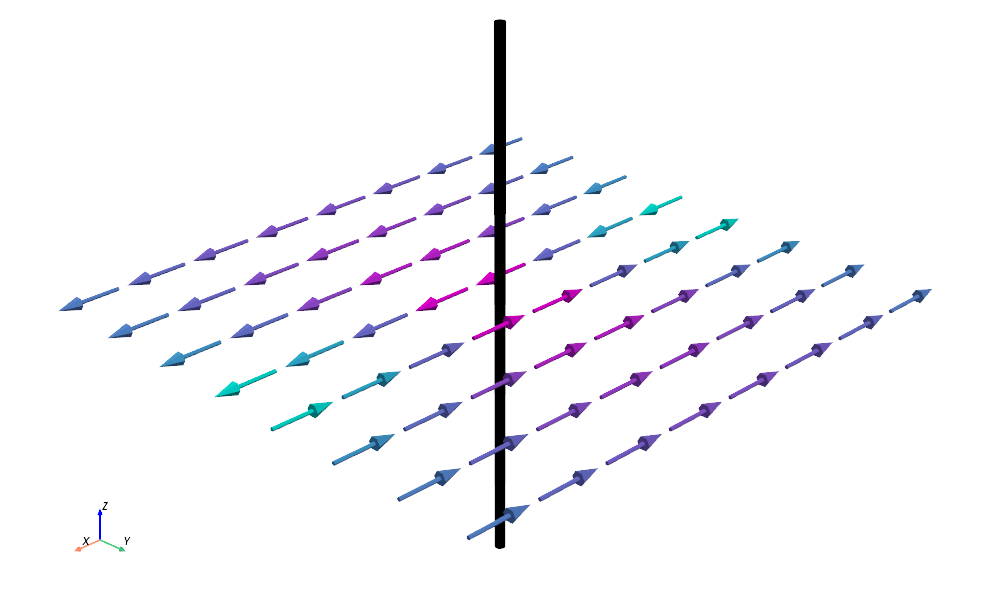

Write Python code to recreate this figure.
import numpy as np
import pyvista as pv

# --- Konstanten ---
I = 1  # Strom in A
mu_0 = 4 * np.pi * 1e-7  # Vakuumpermeabilität

# --- Gitter in z=0-Ebene ---
x = np.linspace(-1, 1, 8)
y = np.linspace(-1, 1, 8)
X, Y = np.meshgrid(x, y)
Z = np.zeros_like(X)

R = np.sqrt(X**2 + Y**2)
R[R == 0] = 1e-10

# --- Magnetfeld (nur xy) ---
Bx = -mu_0 * I / (2 * np.pi * R) * Y / R
By = np.zeros_like(Bx)
Bz = np.zeros_like(Bx)

# --- Punkte & Vektoren ---
points = np.vstack((X.ravel(), Y.ravel(), Z.ravel())).T
vectors = np.vstack((Bx.ravel(), By.ravel(), Bz.ravel())).T

# Richtung normalisieren
magnitudes = np.linalg.norm(vectors, axis=1)
directions = vectors / magnitudes[:, np.newaxis]

# --- PolyData ---
pdata = pv.PolyData(points)
pdata["B"] = directions
pdata["magnitude"] = np.log10(magnitudes)

# --- Glyphs (farbige Pfeile) ---
factor = 0.25
pdata.points -= 0.5 * directions * factor  # Auf Gitterpunkten zentrieren
glyphs = pdata.glyph(orient="B", scale=False, factor=factor)

# --- Plotter ---
plotter = pv.Plotter(window_size=(1000, 600))
plotter.set_background("white")  # Muss gesetzt werden (damit Alpha-Wert wirkt)
plotter.renderer.SetBackgroundAlpha(0)  # ← wichtig für Transparenz

plotter.add_mesh(glyphs, scalars="magnitude", cmap="cool", show_scalar_bar=False)

# Draht als Zylinder
cylinder = pv.Cylinder(center=(0, 0, 0), direction=(0, 0, 1), radius=0.02, height=2.0)
plotter.add_mesh(cylinder, color="black")

# Ansicht & Screenshot
plotter.view_vector([1.3, 1.3, 0.9], viewup=[0, 0, 1])
plotter.camera.zoom(1.8)
plotter.show_axes()

# Screenshot mit Transparenz
plotter.show(auto_close=False, interactive=False)
plotter.screenshot("B_x.png", transparent_background=True)
plotter.close()
